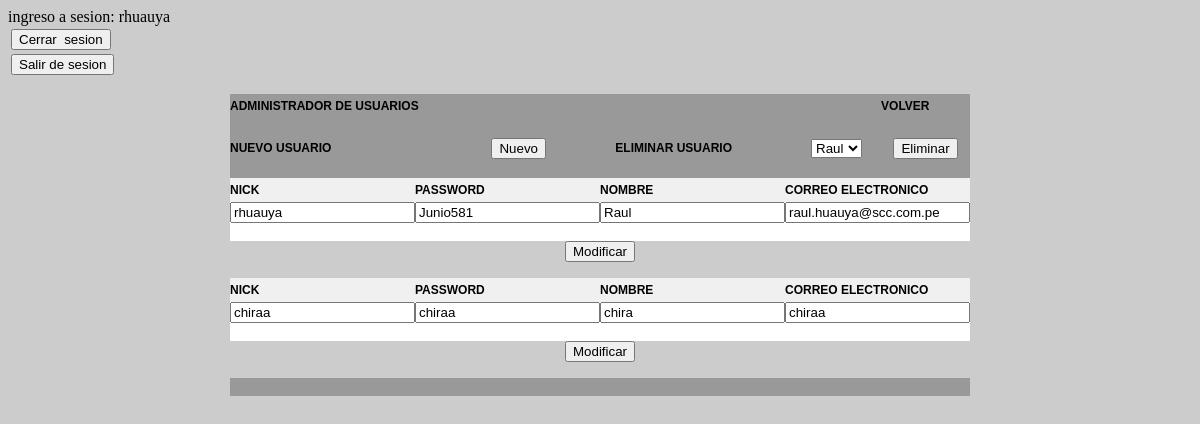
The page /_admin_/admin_usuarios.php (signed in) on the database its author committed.
### tables this page shows
CREATE TABLE `usuarios` (
  `cod_usuario` int(11) NOT NULL,
  `nombre` varchar(30) DEFAULT NULL,
  `nick` varchar(30) DEFAULT NULL,
  `password` varchar(10) DEFAULT NULL,
  `email` varchar(30) DEFAULT NULL
);

### _admin_/admin_usuarios.php (the view, shortened to what this page needs)
<form method="post">
<table width="740">
  <tr>
    <td><input name="cerrarsesion" type="submit" value="Cerrar  sesion" /></td>
  </tr>
  <tr>
    <td><input name="salir" type="submit" value="Salir de sesion" /></td>
  </tr>
</table>
</form>
<?php
include "../include/xpts.php";
$queusuarios = "SELECT * FROM usuarios;";
$resusuarios = mysql_query($queusuarios, $conexion) or die(mysql_error());
$totusuarios = mysql_num_rows($resusuarios);
?>
<!DOCTYPE html PUBLIC "-//W3C//DTD XHTML 1.0 Transitional//EN" "http://www.w3.org/TR/xhtml1/DTD/xhtml1-transitional.dtd">
<html xmlns="http://www.w3.org/1999/xhtml">
<head>
<title>administrar usuarios</title></head>
<body bgcolor="#CCCCCC">
<link href="../css/estilo_admin.css" rel="stylesheet" type="text/css" />
<table  width="740" align="center" cellpadding="0" cellspacing="0" class="encabezado-iz-negro">
  <tr>
    <td>
	<table width="740" align="center" cellpadding="0" cellspacing="0">
      <tr>
        <td bgcolor="#999999"><a>administrador de usuarios</a></td>
        <td bgcolor="#999999">&nbsp;</td>
        <td bgcolor="#999999">&nbsp;</td>
        <td bgcolor="#999999">&nbsp;</td>
        <td bgcolor="#999999"><a href="administrador.php">volver </a></td>
      </tr>
      <tr>
        <td colspan="5" bgcolor="#999999">&nbsp;</td>
      </tr>
      <tr>
        <td width="188" bgcolor="#999999"><a>nuevo usuario</a></td>
        <form name="nuevo_usuario" method="post" action="nuevo_usuario.php">
		<td width="189" bgcolor="#999999">
		<center><input name="nuevo" type="submit" value="Nuevo" /></center>
        </td>
		</form>
        <td width="173" bgcolor="#999999"><a>eliminar usuario</a></td>
		<form name="eliminar_usuario" method="post" action="eliminar_usuario.php">
        <td width="87" bgcolor="#999999">
			<center>
			<select name="lista">
			<?php
				$quenombre = "SELECT nombre FROM usuarios;";
				$resnombre = mysql_query($quenombre, $conexion) or die(mysql_error());
				$totnombre = mysql_num_rows($resnombre);
			if ($totnombre> 0) {
				while ($rownombre= mysql_fetch_assoc($resnombre))
				 {
					 if($rownombre['nombre']<>""){
					echo "<option value='".$rownombre['nombre']."'>".$rownombre['nombre']."</option>";};
				 }
			}
			?>
			</select>
			</center>		</td>
        <td width="87" bgcolor="#999999">
		<center><input name="eliminar" type="submit" value="Eliminar" /></center>		</td>
		</form>
      </tr>
      <tr>
        <td colspan="5" bgcolor="#999999">&nbsp;</td>
      </tr>
      <tr>
        <td colspan="5">
		<?php
			if ($totusuarios> 0)
			 {
				while ($rowusuarios = mysql_fetch_assoc($resusuarios))
				{
					echo "
						<form action='editar_usuario.php' method='post' name='actualizar_usuario'>
						<table width='740' cellpadding='0' cellspacing='0'>
						  <tr>
							<td width='144' bgcolor='#F0F0F0'><a>nick</a></td>
							<td bgcolor='#F0F0F0'><a>password</a></td>
							<td bgcolor='#F0F0F0'><a>nombre</a></td>
							<td width='294' bgcolor='#F0F0F0'><a>correo electronico</a></td>
						  </tr>
						  <tr>
							<td bgcolor='#ffffff'><input name='t_nick' type='text' value='".$rowusuarios['nick']."'/></td>
							<td width='182' bgcolor='#ffffff'><input name='t_password' type='text' value='".$rowusuarios['password']."'/></td>
							<td width='118' bgcolor='#ffffff'><input name='t_nombre' type='text' value='".$rowusuarios['nombre']."'/></td>
							<td bgcolor='#ffffff'><input name='t_email' type='text' value='".$rowusuarios['email']."'/></td>
						  </tr>
						  <tr>
							<td width='144' bgcolor='#ffffff'></td>
							<td bgcolor='#ffffff'>&nbsp;</td>
							<td bgcolor='#ffffff'>&nbsp;</td>
							<td bgcolor='#ffffff'>&nbsp;</td>
						  </tr>
						  <tr>
							<td colspan='4' bgcolor='#CCCCCC'><CENTER><input type='submit' name='Submit' value='Modificar' /></center></td>
						  </tr>
						</table>
						</form>";
				}
			  }
		?>        </td>
      </tr>
      <tr>
        <td colspan="5" bgcolor="#999999">&nbsp;</td>
      </tr>
    </table></td>
  </tr>
</table>
</body>
</html>

### css/estilo_admin.css (style rules this page uses)
.encabezado-iz-negro { list-style:none; font-family: �Trebuchet MS�, Arial; }
.encabezado-iz-negro a { display:block; text-transform: uppercase; padding:5px 0; text-decoration:none; text-align:left; font-size:12px; color:#000000; font-weight: bold; }

### rows shown on the page
usuarios: t_nick "rhuauya", t_password "Junio581", t_nombre "Raul", t_email "raul.huauya@scc.com.pe"
usuarios: t_nick "chiraa", t_password "chiraa", t_nombre "chira", t_email "chiraa"

### other values the page prints
$_SESSION['usuario'] "rhuauya"
form field lista "Raul"
